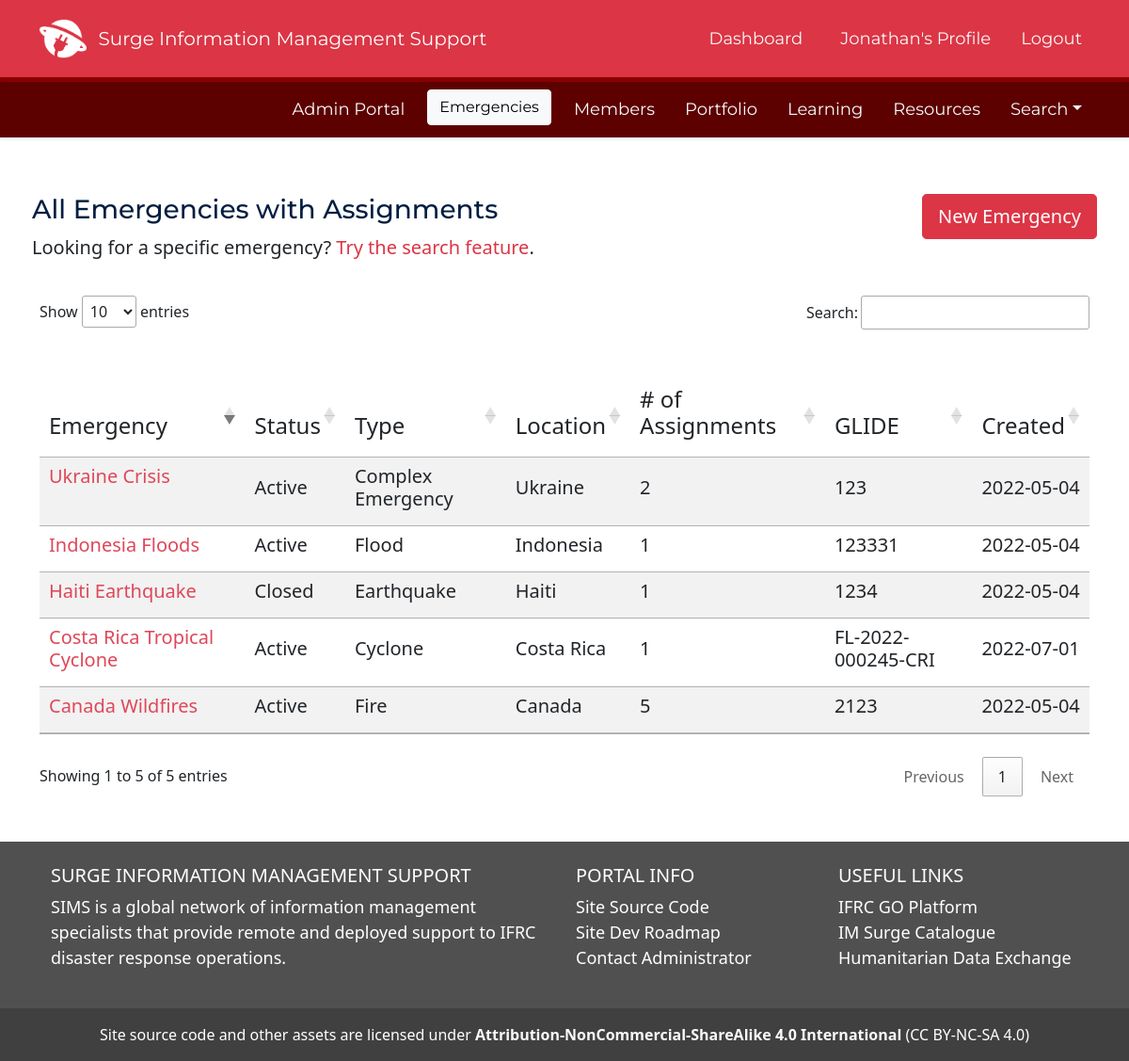
Page /emergencies/all (signed in) on the earlier database version.
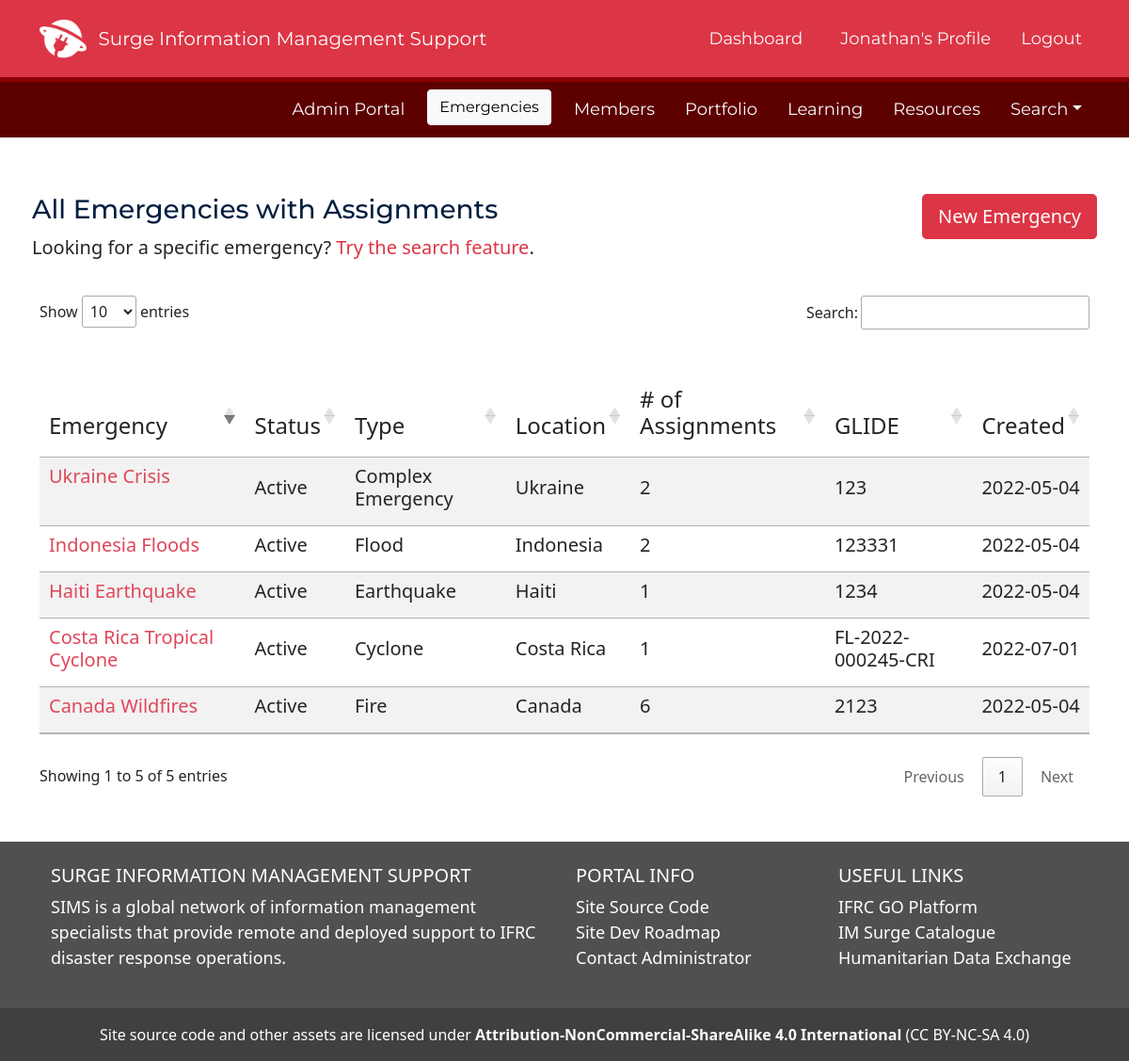
Same page on the later database version.
### SIMS_Portal/models.py (models this page shows, shortened)
class Emergency(db.Model):
	__tablename__ = 'emergency'
	id = db.Column(db.Integer, primary_key=True)
	emergency_name = db.Column(db.String(100), nullable=False)
	emergency_status = db.Column(db.String(100), nullable=False, default='Active')
	emergency_glide = db.Column(db.String(20))
	emergency_go_id = db.Column(db.Integer)
	emergency_location_id = db.Column(db.Integer)
	emergency_review_id = db.Column(db.Integer)
	activation_details = db.Column(db.String(1000))
	slack_channel = db.Column(db.String)
	dropbox_url = db.Column(db.String)
	trello_url = db.Column(db.String)
	emergency_type_id = db.Column(db.Integer, db.ForeignKey('emergencytype.id'))
	emergency_products = db.relationship('Portfolio', backref='emergency_response', lazy=True)
	assigned_to = db.relationship('Assignment', backref='assigned_emergency', lazy=True)
	story_id = db.relationship('Story', backref='associated_story', lazy=True)
	created_at = db.Column(db.DateTime, server_default=func.now())
	updated_at = db.Column(db.DateTime, onupdate=func.now())

### SIMS_Portal/emergencies/routes.py (the view)
@emergencies.route('/emergencies/all')
@login_required
def view_all_emergencies():
	emergencies = db.engine.execute("SELECT e.id, e.emergency_name, e.emergency_status, e.emergency_glide, e.created_at, n.country_name, t.emergency_type_name, COUNT(a.id) as count_of_assignments FROM Emergency e JOIN Assignment a ON a.emergency_id = e.id JOIN EmergencyType t ON t.emergency_type_go_id = e.emergency_type_id JOIN nationalsociety n ON n.ns_go_id = e.emergency_location_id WHERE assignment_status <> 'Removed' GROUP BY emergency_name ")
	return render_template('emergencies_all.html', emergencies=emergencies)

### SIMS_Portal/models.py (called while the page is built)
@login_manager.user_loader
def load_user(user_id):
	return User.query.get(int(user_id))

### SIMS_Portal/templates/emergencies_all.html
{% extends "layout.html" %}
{% block content %}
<div class="container">
	<div class='row my-5'>
		<table class="table table-sm table-borderless">
  		<tbody>
			<tr>
	  		<td scope="row">
		  		<h3 class="" style="font-family: 'Montserrat'" id='sims-blue'>All Emergencies with Assignments</h3>
		  		<p class="lead">Looking for a specific emergency? <a href="/search/emergencies" class="text-danger">Try the search feature</a>.</p>
	  		</td>
	  		<td class="float-end">
		  		{% if current_user.is_admin == 1 %}
		  		<a href='/emergency/new'><button class='btn btn-danger btn-lg float-right'>New Emergency</button></a>
		  		{% endif %}
	  		</td>
			</tr>
  		</tbody>
		</table>
		<table class="table table-striped mt-5" id='datatable'>
  		<thead class="">
			<tr>
	  		<th><h4>Emergency</h4></th>
	  		<th><h4>Status</h4></th>
	  		<th><h4>Type</h4></th>
	  		<th><h4>Location</h4></th>
	  		<th><h4># of Assignments</h4></th>
	  		<th><h4>GLIDE</h4></th>
	  		<th><h4>Created</h4></th>
			</tr>
  		</thead>
  		<tbody>
	  		{% for emergency in emergencies %}
	  		<tr>
				<td class="fw-bold"><a href="/emergency/{{emergency.id}}" class="link-danger"><h5>{{emergency.emergency_name}}</h5></a></td>
				<td class="align-middle"><h5>{{emergency.emergency_status}}</h5></td>
				<td class="align-middle"><h5>{{emergency.emergency_type_name}}</h5></td>
				<td class="align-middle"><h5>{{emergency.country_name}}</h5></td>
				<td class="align-middle"><h5>{{emergency.count_of_assignments}}</h5></td>
				<td class="align-middle"><h5>{{emergency.emergency_glide}}</h5></td>
				<td class="align-middle"><h5>{{emergency.created_at[:10]}}</h5></td>
	  		</tr>
	  		{% endfor %}
  		</tbody>
		</table>
	</div>
</div>
{% endblock content %}

Differences in the rows shown:
computed for Emergency "Canada Wildfires": count_of_assignments "5" → "6"
changed Emergency "Haiti Earthquake": emergency_status "Closed" → "Active"
computed for Emergency "Indonesia Floods": count_of_assignments "1" → "2"
